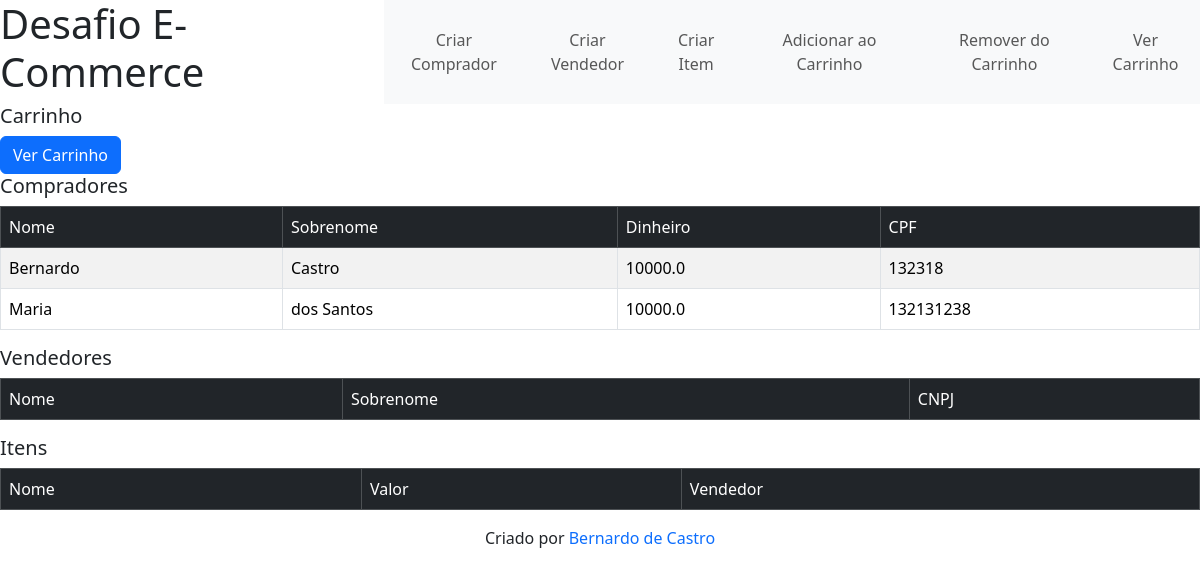
Before: / with the older database file.
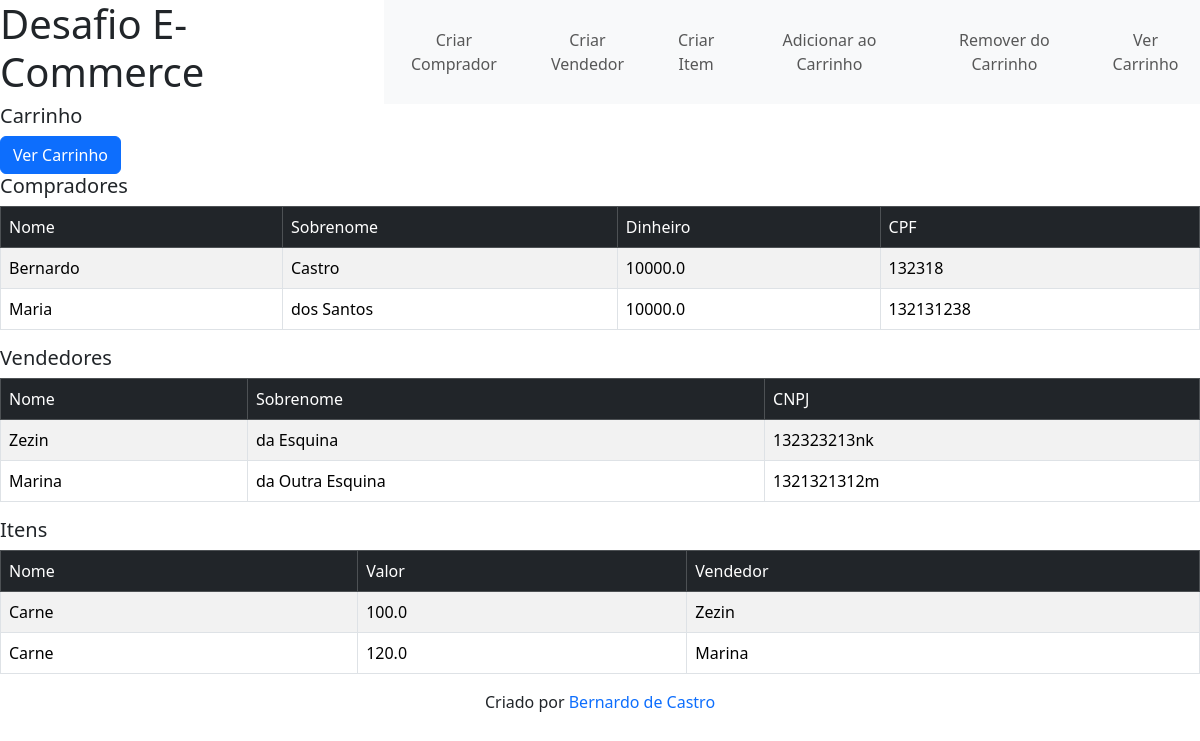
After: the same page with the newer database file.
### tables this page shows
CREATE TABLE compradores (
            id INTEGER PRIMARY KEY AUTOINCREMENT,
            nome TEXT NOT NULL,
            sobrenome TEXT NOT NULL,
            dinheiro REAL NOT NULL,
            cpf TEXT UNIQUE NOT NULL,
            carrinho TEXT
        );

CREATE TABLE vendedores (
            id INTEGER PRIMARY KEY AUTOINCREMENT,
            nome TEXT NOT NULL,
            sobrenome TEXT NOT NULL,
            cnpj TEXT UNIQUE NOT NULL
            );

CREATE TABLE itens (
            id INTEGER PRIMARY KEY AUTOINCREMENT,
            nome TEXT NOT NULL,
            preco REAL NOT NULL,
            vendedor_nome INTEGER,
            FOREIGN KEY(vendedor_nome) REFERENCES vendedores(nome)
            );

### backend/main.py (the view)
@app.route('/')
def index():
    message = ''
    return render_template('index.html', message = message, compradores = geren.getCompradores(), vendedores = geren.getVendedores(), itens = geren.getItens())

### backend/db/dbAPI.py (called while the page is built)
    def conectar(self) -> None:
        self.connection = sql.connect(self.database)
        self.cursor = self.connection.cursor()

    def desconectar(self) -> None:
        self.connection.close()

    def getCompradores(self) -> list:
        self.conectar()
        self.cursor.execute("SELECT * FROM compradores")
        compradores = self.cursor.fetchall()
        self.desconectar()
        return compradores

    def getVendedores(self) -> list:
        self.conectar()
        self.cursor.execute("SELECT * FROM vendedores")
        vendedores = self.cursor.fetchall()
        self.desconectar()
        return vendedores

    def getItens(self) -> list:
        self.conectar()
        self.cursor.execute("SELECT * FROM itens")
        itens = self.cursor.fetchall()
        self.desconectar()
        return itens

### frontend/templates/index.html (shortened to what this page needs)
<!doctype html>
<html lang="en">
<head>
    <link href="https://cdn.jsdelivr.net/npm/bootstrap@5.3.3/dist/css/bootstrap.min.css" rel="stylesheet"
>
    <link rel="stylesheet" href="{{ url_for('static', filename='css/main.css') }}">
</head>
<body>
    <header>
        <div class="d-flex flex-row">
            <h1>Desafio E-Commerce</h1>
            <nav class="navbar navbar-expand-lg navbar-light bg-light">
                <div class="collapse navbar-collapse" id="navbarNav">
                    <ul class="navbar-nav">
                        <li class="nav-item">
                            <button type="button" class="btn btn-primary btn-lg nav-link" data-bs-toggle="modal"
                                data-bs-target="#modalComprador">Criar Comprador</button>
                        </li>
                        <li class="nav-item">
                            <button type="button" class="btn btn-primary btn-lg nav-link" data-bs-toggle="modal"
                                data-bs-target="#modalVendedor">Criar Vendedor</button>
                        </li>
                        <li class="nav-item">
                            <button type="button" class="btn btn-primary btn-lg nav-link" data-bs-toggle="modal"
                                data-bs-target="#modalItem">Criar Item</button>
                        </li>
                        <li class="nav-item">
                            <button type="button" class="btn btn-primary btn-lg nav-link" data-bs-toggle="modal"
                                data-bs-target="#modalAddCarrinho">Adicionar ao Carrinho</button>
                        </li>
                        <li class="nav-item">
                            <button type="button" class="btn btn-primary btn-lg nav-link" data-bs-toggle="modal"
                                data-bs-target="#modalRemCarrinho">Remover do Carrinho</button>
                        </li>
                        <li class="nav-item">
                            <button type="button" class="btn btn-primary btn-lg nav-link" data-bs-toggle="modal"
                                data-bs-target="#modalVerCarrinho">Ver Carrinho</button>
                        </li>
                    </ul>
                </div>
            </nav>
        </div>
    </header>
    <main>
        <div>
            <div>
                <h5>Carrinho</h5>
                <button type="button" class="btn btn-primary" data-bs-toggle="modal" data-bs-target="#modalVerCarrinho">Ver Carrinho</button>
            </div>
            <div>
                <h5>Compradores</h5>
                <table class="table table-striped table-bordered">
                    <thead class="table-dark">
                        <td>Nome</td>
                        <td>Sobrenome</td>
                        <td>Dinheiro</td>
                        <td>CPF</td>
                    </thead>
                    {% for comprador in compradores %}
                    <tr>
                        {% for dado in comprador[1:-1] %}
                        <td>{{ dado }}</td>
                        {% endfor %}
                    </tr>
                    {% endfor %}
                </table>
            </div>
            <div>
                <h5>Vendedores</h5>
                <table class="table table-striped table-bordered">
                    <thead class="table-dark">
                        <td>Nome</td>
                        <td>Sobrenome</td>
                        <td>CNPJ</td>
                    </thead>
                    {% for vendedor in vendedores %}
                    <tr>
                        {% for dado in vendedor[1:] %}
                        <td>{{ dado }}</td>
                        {% endfor %}
                    </tr>
                    {% endfor %}
                </table>
            </div>
            <div>
                <h5>Itens</h5>
                <table class="table table-striped table-bordered">
                    <thead class="table-dark">
                        <td>Nome</td>
                        <td>Valor</td>
                        <td>Vendedor</td>
                    </thead>
                    {% for item in itens %}
                    <tr>
                        {% for dado in item[1:] %}
                        <td>{{ dado }}</td>
                        {% endfor %}
                    </tr>
                    {% endfor %}
                </table>
            </div>
        </div>
    </main>
    <footer>
        <div class="container footer text-center">
            <p>Criado por <a href="github.com/Se7enzito">Bernardo de Castro</a></p>
        </div>
    </footer>
</body>
</html>

### frontend/src/css/main.css (style rules this page uses)
.footer a { text-decoration: none; }

Changed rows visible on the page:
added vendedores: nome "Zezin", sobrenome "da Esquina", cnpj "132323213nk"
added vendedores: nome "Marina", sobrenome "da Outra Esquina", cnpj "1321321312m"
added itens: nome "Carne", preco "100.0", vendedor_nome "Zezin"
added itens: nome "Carne", preco "120.0", vendedor_nome "Marina"
